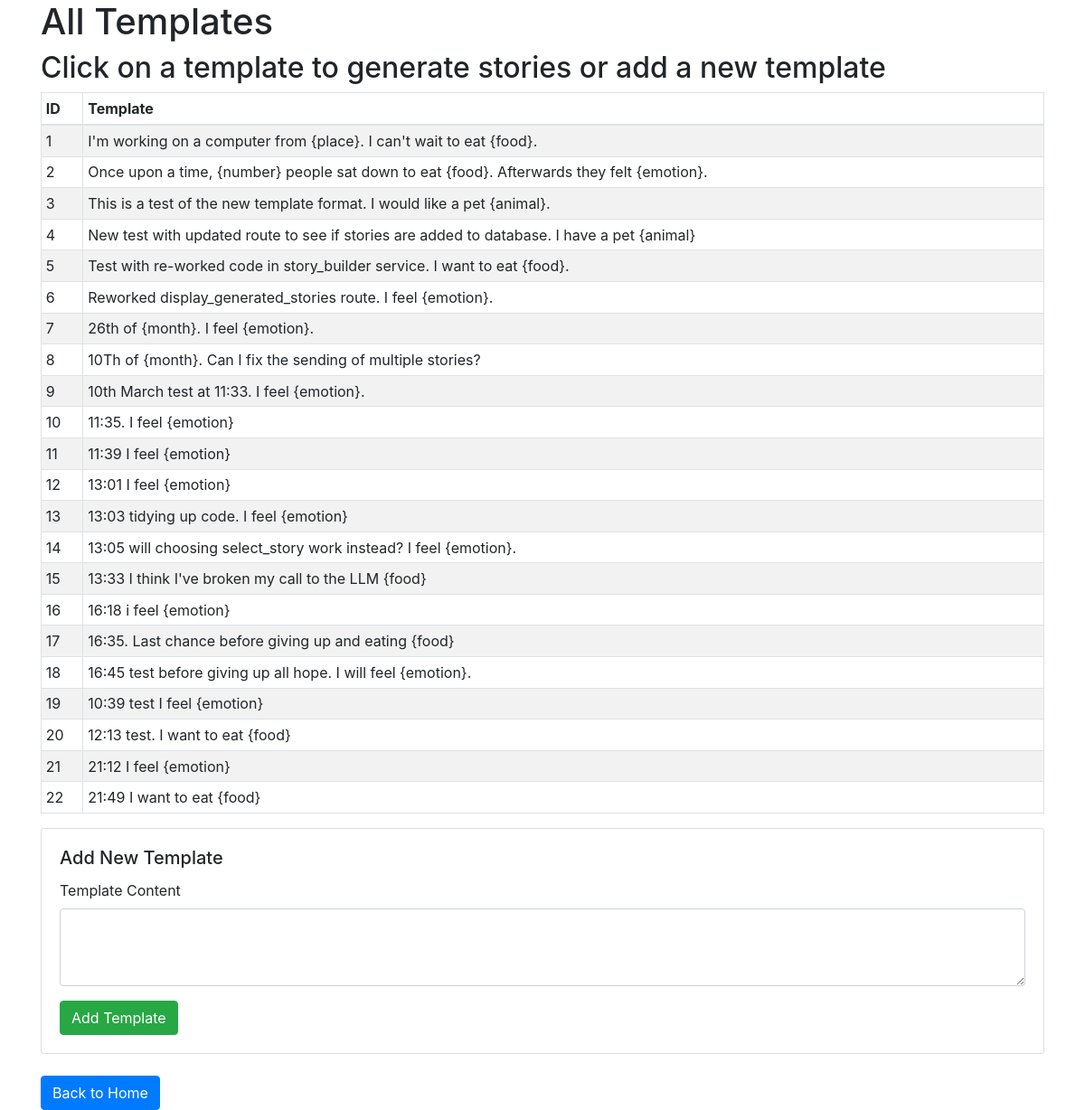
Page /see_all_templates on the committed database.
### app/models.py (models this page shows, shortened)
class Template(db.Model):
    __tablename__ = 'template'
    template_id = db.Column(db.Integer, primary_key=True, autoincrement=True)
    content = db.Column(db.Text, nullable=False)

### app/routes.py (the view)
@bp.route('/see_all_templates')
def see_all_templates():
    templates = story_builder_service.get_all_templates()
    return render_template('see_all_templates.html', templates=templates)

### app/services/story_builder_service.py (called while the page is built)
def get_all_templates():
    return db.session.query(Template).all()

### app/templates/see_all_templates.html (shortened to what this page needs)
<!DOCTYPE html>
<html lang="en">
<head>
    <link rel="stylesheet" href="{{ url_for('static', filename='css/static.css') }}">
    <link rel="stylesheet" href="https://stackpath.bootstrapcdn.com/bootstrap/4.5.2/css/bootstrap.min.css">
</head>
<body>
    <div class="container">
        <h1>All Templates</h1>
        <h2>Click on a template to generate stories or add a new template</h2>
        <table class="table table-striped table-bordered table-hover table-sm">
            <thead>
                <tr>
                    <th>ID</th>
                    <th>Template</th>
                </tr>
            </thead>
            <tbody>
                {% for template in templates %}
                    <tr class="clickable-row">
                        <form action="{{ url_for('main.generate_stories') }}" method="POST">
                            <td>{{ template.template_id }}</td>
                            <td>{{ template.content }}</td>
                        </form>
                    </tr>
                {% endfor %}
            </tbody>
        </table>
         <div class="card mb-4">
            <div class="card-body">
                <h5 class="card-title">Add New Template</h5>
                <form action="{{ url_for('main.add_template') }}" method="POST">
                    <div class="form-group">
                        <label for="template_content">Template Content</label>
                        <textarea class="form-control" id="template_content" name="template_content" rows="3" required></textarea>
                    </div>
                    <button type="submit" class="btn btn-success">Add Template</button>
                </form>
            </div>
        </div>
        <a href="{{ url_for('main.index') }}" class="btn btn-primary">Back to Home</a>
    </div>
</body>
</html>

### app/static/css/static.css (style rules this page uses)
.clickable-row { cursor: pointer; }

### app/templates/see_all_templates.html (style rules this page uses)
.clickable-row { cursor: pointer; }

### rows in the picture
Template: template_id "1", content "I'm working on a computer from {place}. I can't wait to eat {food}."
Template: template_id "2", content "Once upon a time, {number} people sat down to eat {food}. Afterwards they felt {emotion}."
Template: template_id "3", content "This is a test of the new template format. I would like a pet {animal}."
Template: template_id "4", content "New test with updated route to see if stories are added to database. I have a pet {animal}"
Template: template_id "5", content "Test with re-worked code in story_builder service. I want to eat {food}."
Template: template_id "6", content "Reworked display_generated_stories route. I feel {emotion}."
Template: template_id "7", content "26th of {month}. I feel {emotion}."
Template: template_id "8", content "10Th of {month}. Can I fix the sending of multiple stories?"
Template: template_id "9", content "10th March test at 11:33. I feel {emotion}."
Template: template_id "10", content "11:35. I feel {emotion}"
Template: template_id "11", content "11:39 I feel {emotion}"
Template: template_id "12", content "13:01 I feel {emotion}"
Template: template_id "13", content "13:03 tidying up code. I feel {emotion}"
Template: template_id "14", content "13:05 will choosing select_story work instead? I feel {emotion}."
Template: template_id "15", content "13:33 I think I've broken my call to the LLM {food}"
Template: template_id "16", content "16:18 i feel {emotion}"
Template: template_id "17", content "16:35. Last chance before giving up and eating {food}"
Template: template_id "18", content "16:45 test before giving up all hope. I will feel {emotion}."
Template: template_id "19", content "10:39 test I feel {emotion}"
Template: template_id "20", content "12:13 test. I want to eat {food}"
Template: template_id "21", content "21:12 I feel {emotion}"
Template: template_id "22", content "21:49 I want to eat {food}"
